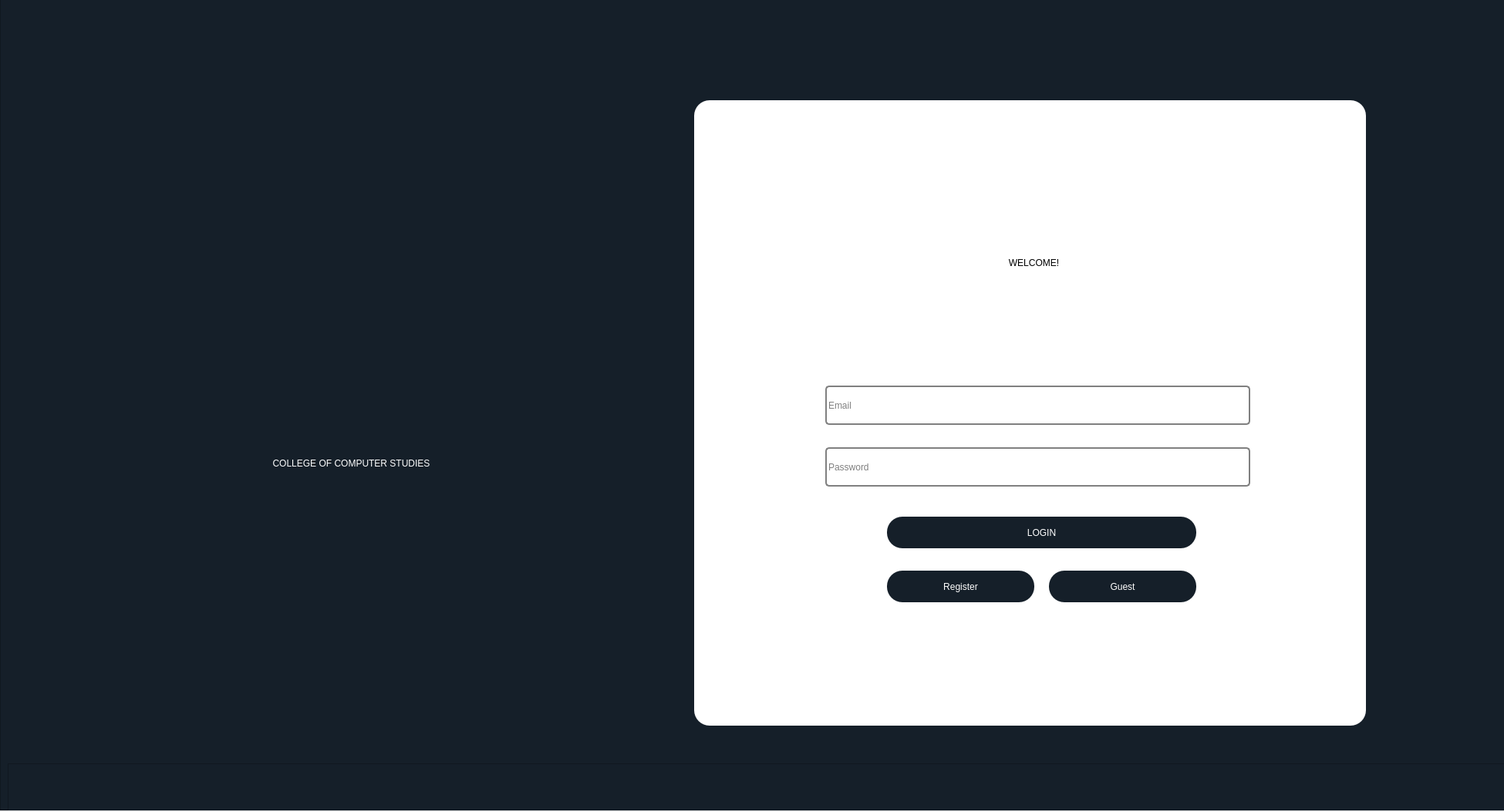
<?xml version="1.0" encoding="UTF-8"?>
<ui version="4.0">
 <class>loginFrame</class>
 <widget class="QDialog" name="loginFrame">
  <property name="geometry">
   <rect>
    <x>0</x>
    <y>0</y>
    <width>1950</width>
    <height>1053</height>
   </rect>
  </property>
  <property name="windowTitle">
   <string>Dialog</string>
  </property>
  <widget class="QFrame" name="loginFrameNew">
   <property name="geometry">
    <rect>
     <x>0</x>
     <y>-10</y>
     <width>1951</width>
     <height>1061</height>
    </rect>
   </property>
   <property name="styleSheet">
    <string notr="true">background-color: rgb(21, 31, 41);</string>
   </property>
   <property name="frameShape">
    <enum>QFrame::StyledPanel</enum>
   </property>
   <property name="frameShadow">
    <enum>QFrame::Raised</enum>
   </property>
   <widget class="QFrame" name="rightFrame">
    <property name="geometry">
     <rect>
      <x>900</x>
      <y>140</y>
      <width>871</width>
      <height>811</height>
     </rect>
    </property>
    <property name="styleSheet">
     <string notr="true">background-color: rgb(255, 255, 255);
border-radius: 20px;
</string>
    </property>
    <property name="frameShape">
     <enum>QFrame::StyledPanel</enum>
    </property>
    <property name="frameShadow">
     <enum>QFrame::Raised</enum>
    </property>
    <widget class="QLabel" name="welcomeLabel">
     <property name="geometry">
      <rect>
       <x>0</x>
       <y>150</y>
       <width>881</width>
       <height>121</height>
      </rect>
     </property>
     <property name="styleSheet">
      <string notr="true">font: 46pt &quot;Bebas&quot;;</string>
     </property>
     <property name="text">
      <string>WELCOME!</string>
     </property>
     <property name="alignment">
      <set>Qt::AlignCenter</set>
     </property>
    </widget>
    <widget class="QLineEdit" name="inputPassword1">
     <property name="geometry">
      <rect>
       <x>170</x>
       <y>450</y>
       <width>551</width>
       <height>51</height>
      </rect>
     </property>
     <property name="styleSheet">
      <string notr="true">border: 2px solid gray;
font: 14pt &quot;Montserrat&quot;;
border-radius: 5px;</string>
     </property>
     <property name="placeholderText">
      <string>Password</string>
     </property>
    </widget>
    <widget class="QLineEdit" name="inputEmail1">
     <property name="geometry">
      <rect>
       <x>170</x>
       <y>370</y>
       <width>551</width>
       <height>51</height>
      </rect>
     </property>
     <property name="styleSheet">
      <string notr="true">border: 2px solid gray;
font: 14pt &quot;Montserrat&quot;;
border-radius: 5px;</string>
     </property>
     <property name="placeholderText">
      <string>Email</string>
     </property>
    </widget>
    <widget class="QPushButton" name="btnLogin">
     <property name="geometry">
      <rect>
       <x>250</x>
       <y>540</y>
       <width>401</width>
       <height>41</height>
      </rect>
     </property>
     <property name="cursor">
      <cursorShape>PointingHandCursor</cursorShape>
     </property>
     <property name="styleSheet">
      <string notr="true">background-color: rgb(21, 31, 41);
color: rgb(255, 255, 255);
font: 14pt &quot;Montserrat&quot;;</string>
     </property>
     <property name="text">
      <string>LOGIN</string>
     </property>
    </widget>
    <widget class="QPushButton" name="btnGuest">
     <property name="geometry">
      <rect>
       <x>460</x>
       <y>610</y>
       <width>191</width>
       <height>41</height>
      </rect>
     </property>
     <property name="cursor">
      <cursorShape>PointingHandCursor</cursorShape>
     </property>
     <property name="styleSheet">
      <string notr="true">background-color: rgb(21, 31, 41);
color: rgb(255, 255, 255);
font: 14pt &quot;Montserrat&quot;;</string>
     </property>
     <property name="text">
      <string>Guest</string>
     </property>
    </widget>
    <widget class="QPushButton" name="btnRegister1">
     <property name="geometry">
      <rect>
       <x>250</x>
       <y>610</y>
       <width>191</width>
       <height>41</height>
      </rect>
     </property>
     <property name="cursor">
      <cursorShape>PointingHandCursor</cursorShape>
     </property>
     <property name="styleSheet">
      <string notr="true">background-color: rgb(21, 31, 41);
color: rgb(255, 255, 255);
font: 14pt &quot;Montserrat&quot;;</string>
     </property>
     <property name="text">
      <string>Register</string>
     </property>
    </widget>
   </widget>
   <widget class="QLabel" name="logo">
    <property name="geometry">
     <rect>
      <x>150</x>
      <y>100</y>
      <width>521</width>
      <height>621</height>
     </rect>
    </property>
    <property name="text">
     <string/>
    </property>
    <property name="pixmap">
     <pixmap>logoQueuing.png</pixmap>
    </property>
   </widget>
   <widget class="QLabel" name="CSSLabel">
    <property name="geometry">
     <rect>
      <x>180</x>
      <y>550</y>
      <width>551</width>
      <height>121</height>
     </rect>
    </property>
    <property name="styleSheet">
     <string notr="true">font:40pt &quot;Bebas&quot;;
color: rgb(255, 255, 255);</string>
    </property>
    <property name="text">
     <string>COLLEGE OF COMPUTER STUDIES</string>
    </property>
    <property name="alignment">
     <set>Qt::AlignCenter</set>
    </property>
   </widget>
   <widget class="QFrame" name="frame">
    <property name="geometry">
     <rect>
      <x>10</x>
      <y>1000</y>
      <width>1951</width>
      <height>1061</height>
     </rect>
    </property>
    <property name="styleSheet">
     <string notr="true">background-color: rgb(21, 31, 41);</string>
    </property>
    <property name="frameShape">
     <enum>QFrame::StyledPanel</enum>
    </property>
    <property name="frameShadow">
     <enum>QFrame::Raised</enum>
    </property>
    <widget class="QFrame" name="frame_2">
     <property name="geometry">
      <rect>
       <x>130</x>
       <y>140</y>
       <width>731</width>
       <height>801</height>
      </rect>
     </property>
     <property name="styleSheet">
      <string notr="true">background-color: rgb(255, 255, 255);
border-radius: 20px;</string>
     </property>
     <property name="frameShape">
      <enum>QFrame::StyledPanel</enum>
     </property>
     <property name="frameShadow">
      <enum>QFrame::Raised</enum>
     </property>
     <widget class="QLabel" name="label_4">
      <property name="geometry">
       <rect>
        <x>90</x>
        <y>480</y>
        <width>551</width>
        <height>121</height>
       </rect>
      </property>
      <property name="styleSheet">
       <string notr="true">font:40pt &quot;Bebas&quot;;
color: rgb(21, 31, 41);</string>
      </property>
      <property name="text">
       <string>COLLEGE OF COMPUTER STUDIES</string>
      </property>
      <property name="alignment">
       <set>Qt::AlignCenter</set>
      </property>
     </widget>
     <widget class="QLabel" name="label_2">
      <property name="geometry">
       <rect>
        <x>60</x>
        <y>30</y>
        <width>521</width>
        <height>621</height>
       </rect>
      </property>
      <property name="text">
       <string/>
      </property>
      <property name="pixmap">
       <pixmap>logoQueuing.png</pixmap>
      </property>
     </widget>
     <zorder>label_2</zorder>
     <zorder>label_4</zorder>
    </widget>
    <widget class="QLineEdit" name="lineEdit_2">
     <property name="geometry">
      <rect>
       <x>980</x>
       <y>470</y>
       <width>371</width>
       <height>41</height>
      </rect>
     </property>
     <property name="styleSheet">
      <string notr="true">border: 2px solid white;
color: rgb(255, 255, 255);
font: 14pt &quot;Montserrat&quot;;
border-radius: 5px;</string>
     </property>
     <property name="placeholderText">
      <string>First</string>
     </property>
    </widget>
    <widget class="QLineEdit" name="lineEdit">
     <property name="geometry">
      <rect>
       <x>1460</x>
       <y>470</y>
       <width>281</width>
       <height>41</height>
      </rect>
     </property>
     <property name="styleSheet">
      <string notr="true">border: 2px solid white;
color: rgb(255, 255, 255);
font: 14pt &quot;Montserrat&quot;;
border-radius: 5px;</string>
     </property>
     <property name="placeholderText">
      <string>Last</string>
     </property>
    </widget>
    <widget class="QPushButton" name="pushButton_3">
     <property name="geometry">
      <rect>
       <x>1550</x>
       <y>790</y>
       <width>191</width>
       <height>41</height>
      </rect>
     </property>
     <property name="cursor">
      <cursorShape>PointingHandCursor</cursorShape>
     </property>
     <property name="styleSheet">
      <string notr="true">color: rgb(21, 31, 41);
background-color: rgb(255, 255, 255);
font: 14pt &quot;Montserrat&quot;;</string>
     </property>
     <property name="text">
      <string>Register</string>
     </property>
    </widget>
    <widget class="QLineEdit" name="lineEdit_3">
     <property name="geometry">
      <rect>
       <x>1370</x>
       <y>470</y>
       <width>71</width>
       <height>41</height>
      </rect>
     </property>
     <property name="styleSheet">
      <string notr="true">border: 2px solid white;
color: rgb(255, 255, 255);
font: 14pt &quot;Montserrat&quot;;
border-radius: 5px;</string>
     </property>
     <property name="placeholderText">
      <string>MI</string>
     </property>
    </widget>
    <widget class="QLineEdit" name="lineEdit_4">
     <property name="geometry">
      <rect>
       <x>980</x>
       <y>390</y>
       <width>371</width>
       <height>41</height>
      </rect>
     </property>
     <property name="styleSheet">
      <string notr="true">border: 2px solid white;
color: rgb(255, 255, 255);
font: 14pt &quot;Montserrat&quot;;
border-radius: 5px;</string>
     </property>
     <property name="placeholderText">
      <string>ID Number</string>
     </property>
    </widget>
    <widget class="QComboBox" name="comboBox">
     <property name="geometry">
      <rect>
       <x>1370</x>
       <y>390</y>
       <width>301</width>
       <height>41</height>
      </rect>
     </property>
     <property name="styleSheet">
      <string notr="true">color: rgb(255, 255, 255);
font: 14pt &quot;Montserrat&quot;;</string>
     </property>
     <item>
      <property name="text">
       <string>BS Computer Science</string>
      </property>
     </item>
     <item>
      <property name="text">
       <string>BS Information Technology</string>
      </property>
     </item>
     <item>
      <property name="text">
       <string>BS Information System</string>
      </property>
     </item>
    </widget>
    <widget class="QComboBox" name="comboBox_2">
     <property name="geometry">
      <rect>
       <x>1690</x>
       <y>390</y>
       <width>51</width>
       <height>41</height>
      </rect>
     </property>
     <property name="styleSheet">
      <string notr="true">color: rgb(255, 255, 255);
font: 14pt &quot;Montserrat&quot;;</string>
     </property>
     <item>
      <property name="text">
       <string>1</string>
      </property>
     </item>
     <item>
      <property name="text">
       <string>2</string>
      </property>
     </item>
     <item>
      <property name="text">
       <string>3</string>
      </property>
     </item>
     <item>
      <property name="text">
       <string>4</string>
      </property>
     </item>
    </widget>
    <widget class="QLineEdit" name="lineEdit_5">
     <property name="geometry">
      <rect>
       <x>980</x>
       <y>550</y>
       <width>441</width>
       <height>41</height>
      </rect>
     </property>
     <property name="styleSheet">
      <string notr="true">border: 2px solid white;
color: rgb(255, 255, 255);
font: 14pt &quot;Montserrat&quot;;
border-radius: 5px;</string>
     </property>
     <property name="placeholderText">
      <string>First</string>
     </property>
    </widget>
    <widget class="QLineEdit" name="lineEdit_6">
     <property name="geometry">
      <rect>
       <x>1440</x>
       <y>550</y>
       <width>301</width>
       <height>41</height>
      </rect>
     </property>
     <property name="styleSheet">
      <string notr="true">border: 2px solid white;
color: rgb(255, 255, 255);
font: 14pt &quot;Montserrat&quot;;
border-radius: 5px;</string>
     </property>
     <property name="placeholderText">
      <string>First</string>
     </property>
    </widget>
    <widget class="QLineEdit" name="lineEdit_7">
     <property name="geometry">
      <rect>
       <x>980</x>
       <y>630</y>
       <width>381</width>
       <height>41</height>
      </rect>
     </property>
     <property name="styleSheet">
      <string notr="true">border: 2px solid white;
color: rgb(255, 255, 255);
font: 14pt &quot;Montserrat&quot;;
border-radius: 5px;</string>
     </property>
     <property name="placeholderText">
      <string>Email</string>
     </property>
    </widget>
    <widget class="QLineEdit" name="lineEdit_8">
     <property name="geometry">
      <rect>
       <x>1380</x>
       <y>630</y>
       <width>361</width>
       <height>41</height>
      </rect>
     </property>
     <property name="styleSheet">
      <string notr="true">border: 2px solid white;
color: rgb(255, 255, 255);
font: 14pt &quot;Montserrat&quot;;
border-radius: 5px;</string>
     </property>
     <property name="placeholderText">
      <string>Contact Number</string>
     </property>
    </widget>
    <widget class="QLineEdit" name="lineEdit_9">
     <property name="geometry">
      <rect>
       <x>980</x>
       <y>710</y>
       <width>381</width>
       <height>41</height>
      </rect>
     </property>
     <property name="styleSheet">
      <string notr="true">border: 2px solid white;
color: rgb(255, 255, 255);
font: 14pt &quot;Montserrat&quot;;
border-radius: 5px;</string>
     </property>
     <property name="placeholderText">
      <string>Password</string>
     </property>
    </widget>
    <widget class="QLineEdit" name="lineEdit_28">
     <property name="geometry">
      <rect>
       <x>1380</x>
       <y>710</y>
       <width>361</width>
       <height>41</height>
      </rect>
     </property>
     <property name="styleSheet">
      <string notr="true">border: 2px solid white;
color: rgb(255, 255, 255);
font: 14pt &quot;Montserrat&quot;;
border-radius: 5px;</string>
     </property>
     <property name="placeholderText">
      <string>Confirm Password</string>
     </property>
    </widget>
    <widget class="QFrame" name="frame_3">
     <property name="geometry">
      <rect>
       <x>830</x>
       <y>200</y>
       <width>631</width>
       <height>111</height>
      </rect>
     </property>
     <property name="styleSheet">
      <string notr="true">background-color: rgb(255, 255, 255);
border-radius: 20px;</string>
     </property>
     <property name="frameShape">
      <enum>QFrame::StyledPanel</enum>
     </property>
     <property name="frameShadow">
      <enum>QFrame::Raised</enum>
     </property>
     <widget class="QLabel" name="label">
      <property name="geometry">
       <rect>
        <x>80</x>
        <y>0</y>
        <width>551</width>
        <height>111</height>
       </rect>
      </property>
      <property name="styleSheet">
       <string notr="true">font: 46pt &quot;Bebas&quot;;
color: rgb(21, 31, 41);</string>
      </property>
      <property name="text">
       <string>REGISTRATION FORM</string>
      </property>
      <property name="alignment">
       <set>Qt::AlignCenter</set>
      </property>
     </widget>
    </widget>
   </widget>
  </widget>
 </widget>
 <tabstops>
  <tabstop>inputEmail1</tabstop>
  <tabstop>inputPassword1</tabstop>
  <tabstop>btnLogin</tabstop>
  <tabstop>btnRegister1</tabstop>
  <tabstop>btnGuest</tabstop>
  <tabstop>lineEdit</tabstop>
  <tabstop>pushButton_3</tabstop>
  <tabstop>lineEdit_3</tabstop>
  <tabstop>lineEdit_4</tabstop>
  <tabstop>comboBox_2</tabstop>
  <tabstop>comboBox</tabstop>
  <tabstop>lineEdit_5</tabstop>
  <tabstop>lineEdit_2</tabstop>
  <tabstop>lineEdit_7</tabstop>
  <tabstop>lineEdit_8</tabstop>
  <tabstop>lineEdit_9</tabstop>
  <tabstop>lineEdit_28</tabstop>
  <tabstop>lineEdit_6</tabstop>
 </tabstops>
 <resources/>
 <connections/>
</ui>
